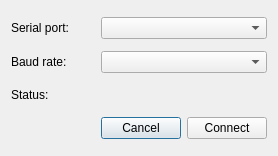
<?xml version="1.0" encoding="UTF-8"?>
<ui version="4.0">
 <class>SerialSettings</class>
 <widget class="QDialog" name="SerialSettings">
  <property name="geometry">
   <rect>
    <x>0</x>
    <y>0</y>
    <width>278</width>
    <height>156</height>
   </rect>
  </property>
  <property name="windowTitle">
   <string>Dialog</string>
  </property>
  <layout class="QHBoxLayout" name="horizontalLayout">
   <item>
    <layout class="QGridLayout" name="gridLayout">
     <item row="0" column="0">
      <widget class="QLabel" name="label">
       <property name="text">
        <string>Serial port:</string>
       </property>
      </widget>
     </item>
     <item row="1" column="0">
      <widget class="QLabel" name="label_2">
       <property name="text">
        <string>Baud rate:</string>
       </property>
      </widget>
     </item>
     <item row="3" column="0">
      <spacer name="horizontalSpacer">
       <property name="orientation">
        <enum>Qt::Horizontal</enum>
       </property>
       <property name="sizeHint" stdset="0">
        <size>
         <width>40</width>
         <height>20</height>
        </size>
       </property>
      </spacer>
     </item>
     <item row="3" column="1">
      <widget class="QPushButton" name="cancelButton">
       <property name="text">
        <string>Cancel</string>
       </property>
      </widget>
     </item>
     <item row="3" column="2">
      <widget class="QPushButton" name="applyButton">
       <property name="text">
        <string>Connect</string>
       </property>
      </widget>
     </item>
     <item row="1" column="1" colspan="2">
      <widget class="QComboBox" name="baudRateComboBox"/>
     </item>
     <item row="0" column="1" colspan="2">
      <widget class="QComboBox" name="portComboBox"/>
     </item>
     <item row="2" column="0" colspan="3">
      <widget class="QLabel" name="statusLabel">
       <property name="maximumSize">
        <size>
         <width>250</width>
         <height>20</height>
        </size>
       </property>
       <property name="text">
        <string>Status:</string>
       </property>
      </widget>
     </item>
    </layout>
   </item>
  </layout>
 </widget>
 <resources/>
 <connections/>
</ui>
